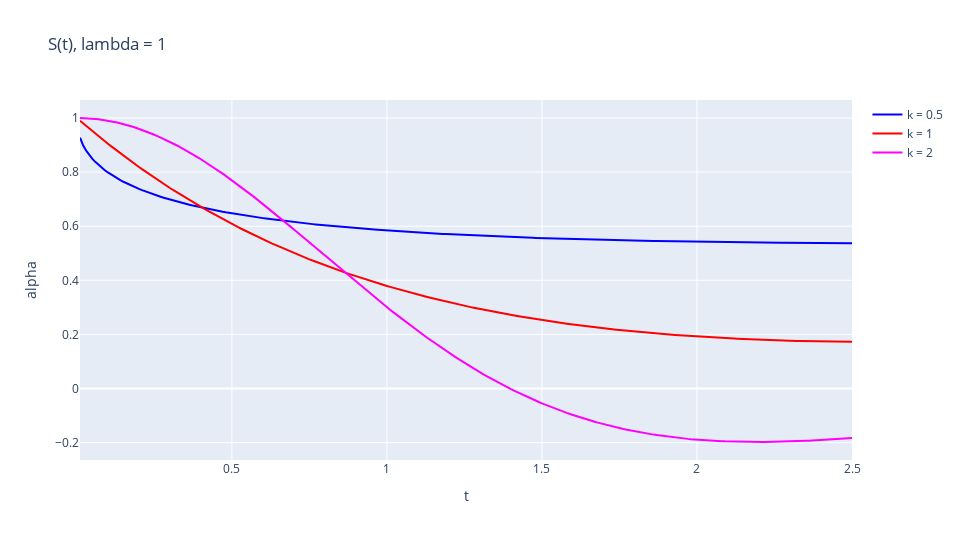

The cell this chart's notebook holds for it:
### Markdown cell above
##### S(t)

### Code cell
# @title Survival function
plot(x, x, x, [1-i for i in y05], [1-i for i in y1], [1-i for i in y2], "t", "alpha", "S(t), lambda = 1")

### Figure 1 — Plotly figure (JSON) as saved in the notebook; plotly's stock layout.template omitted (floating-point values rounded to 4 significant figures; data arrays with more than 128 entries replaced by an {"elided": "..."} marker saying what was removed)
{"data": [{"marker": {"color": "blue"}, "mode": "lines", "name": "k = 0.5", "type": "scatter", "x": {"elided": "250 float values"}, "y": {"elided": "250 float values"}}, {"marker": {"color": "red"}, "mode": "lines", "name": "k = 1", "type": "scatter", "x": {"elided": "250 float values"}, "y": {"elided": "250 float values"}}, {"marker": {"color": "magenta"}, "mode": "lines", "name": "k = 2", "type": "scatter", "x": {"elided": "250 float values"}, "y": {"elided": "250 float values"}}], "layout": {"height": 540, "title": {"text": "S(t), lambda = 1"}, "width": 960, "xaxis": {"title": {"text": "t"}}, "yaxis": {"title": {"text": "alpha"}}}}
